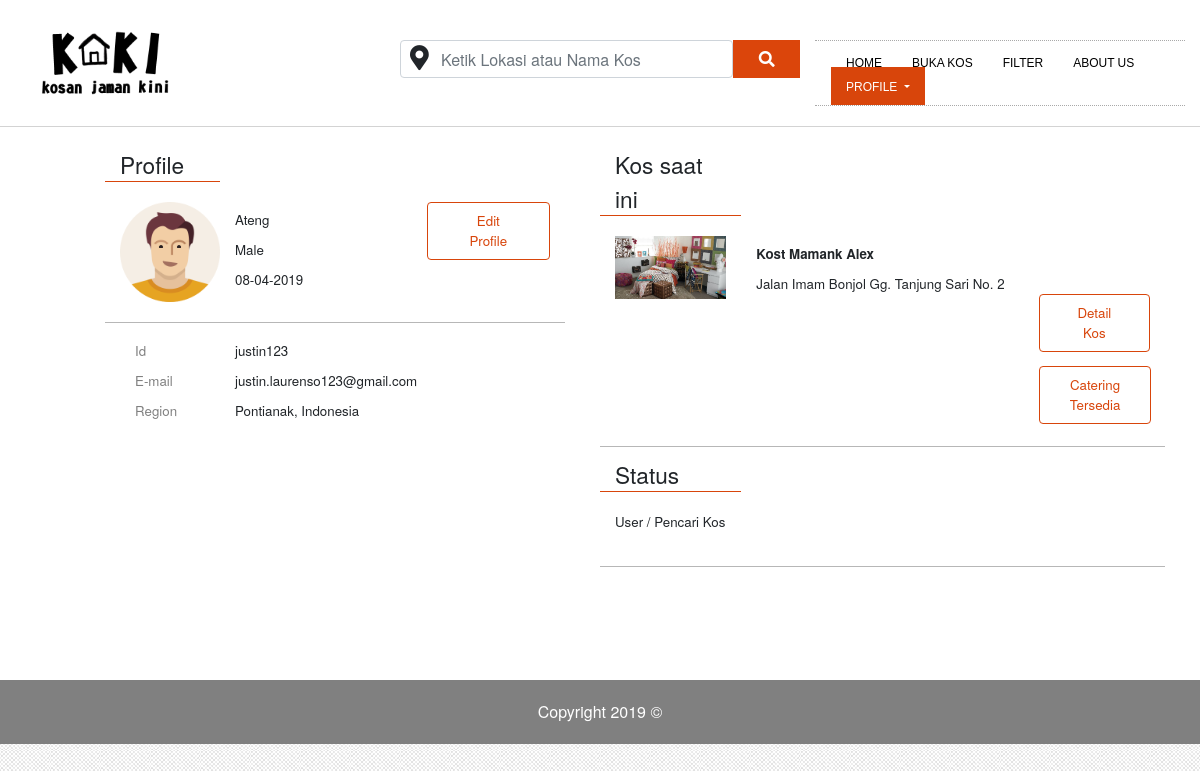
Page /view/profile.php (signed in) on the earlier database version.
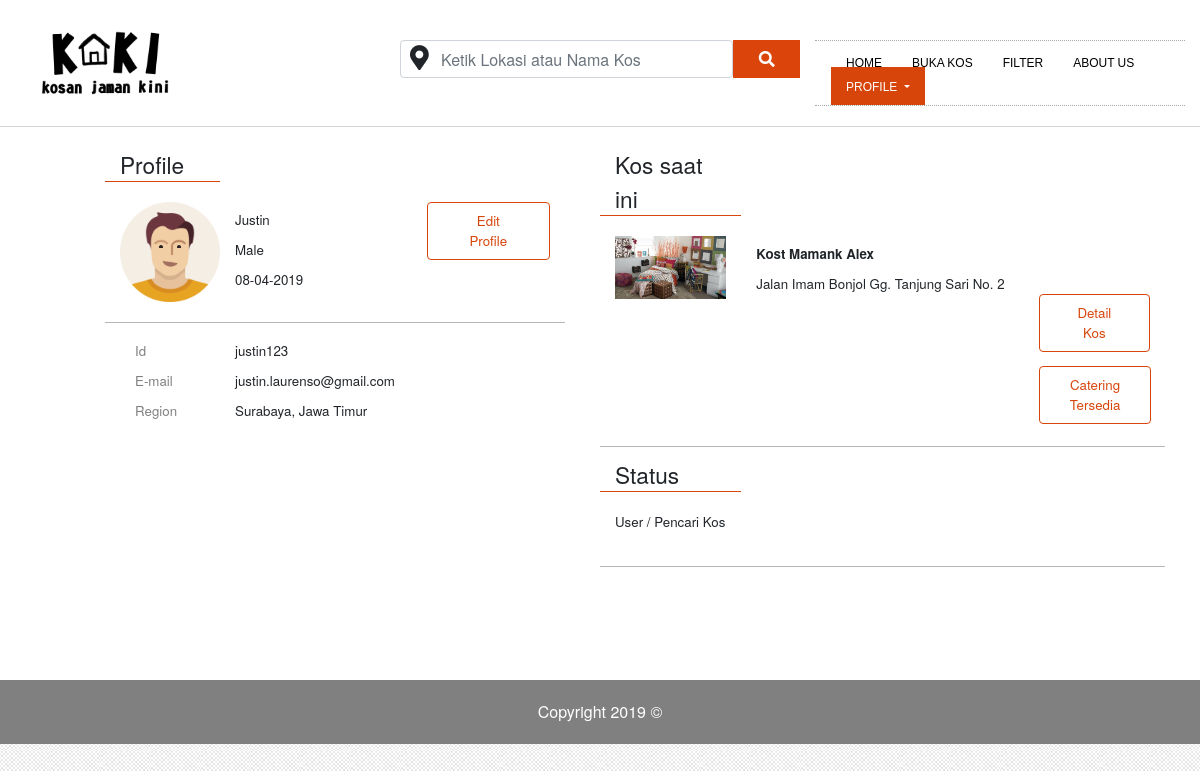
Same page on the later database version.
### tables this page shows
CREATE TABLE `tbuser` (
  `name` varchar(100) NOT NULL,
  `gender` varchar(100) NOT NULL,
  `birth` date NOT NULL,
  `username` varchar(100) NOT NULL,
  `email` varchar(100) NOT NULL,
  `region` varchar(100) NOT NULL
);

### view/profile.php (the view, shortened to what this page needs)
<?php
	include "../koneksi/koneksi.php";
 ?>
<!DOCTYPE html>
<html>
<head>
   <link rel="stylesheet" href="https://maxcdn.bootstrapcdn.com/bootstrap/4.1.3/css/bootstrap.min.css">
   <link rel="stylesheet" href="https://cdnjs.cloudflare.com/ajax/libs/font-awesome/4.7.0/css/font-awesome.min.css">
	<link rel="stylesheet" href="../assets/css/profile.css">
	<link rel="stylesheet" href="https://use.fontawesome.com/releases/v5.6.3/css/all.css">
</head>
<body>
	<header id="masthead" class="site-header">
		<div class="container-fluid">
			<div class="row">
				<div class="col-md-4 col-md-4 logo">
					<img src="../assets/img/kokilogo2.png" alt="" width="180" id="logo_img">
				</div>
				<div class="col-md-4 col-md-4">
					<div class="row row2" id="top">
					<i class="fas fa-map-marker-alt"></i>
					<input type="text" class="form-control col-md-10" placeholder="Ketik Lokasi atau Nama Kos">
					<button class="col-md-2 col-md-2 btn" style="background-color: #db450b; color: #fff;margin-top: 0px;"><i class="fas fa-search"></i></button>
			</div>
				</div>
				<div class="col-md-4 col-md-4 navigation" id="master">
						  <div class="navbar">
                        <ul class="nav">
                           <li>
                               <a href="home.php">Home </b></a>
                           </li>
                           <li>
                           	<a href="bukakos.php">Buka Kos</a>
                           </li>
                            <li>
                               <a href="filter.php">Filter</a>
                            </li>
                            <li><a href="about.php">About Us</a></li>
                            <li class="dropdown active">
                               <a class="dropdown-toggle" data-toggle="dropdown" href="blog-style1.htm">Profile <b class="caret"></b></a>
                            </li>
                        </ul>
                 </div>
				</div>
			</div>
		</div>
	</header>
	<section>
		<div class="container-fluid">
			<div class="row row1">
				<div class="col-lg-6 col-md-6 section1">
					<div class="row">
						<div class="col-lg-3 col-md-3 sectionhead">Profile</div>
						<div class="col-lg-9 col-md-9"></div>
					</div>
					<div class="row rowsub1">
						<div class="col-lg-3 col-md-3 sectionphoto"><img src="../assets/img/userphoto.png" width="100px"></div>
						<div class="col-lg-5 col-md-5">
							<div class="row sectioninfo">
								<div class="col-lg-12 col-md-12 info">
									<?php
										$user = $_SESSION['username'];
										$sql = "select * from tbuser where username='$user'";
										$query = mysqli_query($conn,$sql);
										while ($re = mysqli_fetch_array($query)) {
											$name = $re['name'];
										}
										echo $name;
									 ?>
								</div>
								<div class="col-lg-12 col-md-12 info">
									<?php
										$user = $_SESSION['username'];
										$sql = "select * from tbuser where username='$user'";
										$query = mysqli_query($conn,$sql);
										while ($re = mysqli_fetch_array($query)) {
											$gender = $re['gender'];
											$date = $re['birth'];
										if($gender == "" || $gender == null){
											echo "";
										}
										else{
											echo $gender;
										}
									 ?>
								</div>
								<div class="col-lg-12 col-md-12 info">
									<?php
										if ($date == "" || $date == null) {
											echo "";
										}
										else{
											$date = date("d-m-Y");
											echo $date;
										}
									 ?>
								</div>
							<?php } ?>
							</div>
						</div>
						<div class="col-lg-4 col-md-4"><a href="edit-profile.php"><button>Edit Profile</button></a></div>
					</div>
					<div class="row rowsub2">
					<div class="col-lg-3 col-md-3">
						<div class="col-lg-12 col-md-12 infohead">Id</div>
						<div class="col-lg-12 col-md-12 infohead">E-mail</div>
						<div class="col-lg-12 col-md-12 infohead">Region</div>
					</div>
					<div class="col-lg-9 col-md-9">
						<div class="row">
							<div class="col-lg-12 col-md-12 info">
								<?php echo $_SESSION['username']; ?>
							</div>
							<div class="col-lg-12 col-md-12 info">
								<?php
									$user = $_SESSION['username'];
									$sql = "select email,region from tbuser where username='$user'";
									$query = mysqli_query($conn,$sql);
									while ($re = mysqli_fetch_array($query)) {
										$email = $re['email'];
										$region = $re['region'];
								 ?>
								 <?php echo $email; ?>
							</div>
							<div class="col-lg-12 col-md-12 info">
								<?php
									if ($region == '' || $region == null) {
										echo "";
									}
									else{
										echo "$region";
									}
								 ?>
							</div>
							<?php } ?>
						</div>
					</div>
				</div>
				</div>
				<div class="col-lg-6 col-md-6 section2">
					<div class="row">
						<div class="col-lg-3 col-md-3 sectionhead">Kos saat ini</div>
						<div class="col-lg-9 col-md-9"></div>
					</div>
					<div class="row rowsub1">
						<div class="col-lg-3 col-md-3 sectionphoto"><img src="../assets/img/Comfy-College-Dorm-Room-Ideas-750x422.jpg" width="100%"></div>
						<div class="col-lg-9 col-md-9">
							<div class="row sectioninfo">
								<div class="col-lg-12 col-md-12 info"><b>Kost Mamank Alex</b></div>
								<div class="col-lg-8 col-md-8 info">Jalan Imam Bonjol Gg. Tanjung Sari No. 2</div>
								<div class="col-lg-4 col-md-4 info">
									<a href="review.php"><button class="butsearch">Detail Kos</button></a>
									<a href="catering.php"><button class="button_catering">Catering Tersedia</button></a>
								</div>
							</div>
						</div>
					</div>
					<div class="row">
						<div class="col-lg-3 col-md-3 sectionhead secheadsub">Status</div>
						<div class="col-lg-9 col-md-9"></div>
					</div>
					<div class="row rowsub3 ">
						<div class="col-lg-12 col-md-12 status">User / Pencari Kos</div>
					</div>
				</div>
			</div>
		</div>
	</section>
	<footer>
		<div class="container-fluid">
			<div class="row row12">
				<p class="copyright">Copyright 2019 &copy;</p>
			</div>
		</div>
	</footer>
</body>
</html>

### assets/css/profile.css (style rules this page uses)
* { margin: 0; padding: 0; box-sizing: border-box; }
body { background: #f9f9f9 url(../img/page-bg-1.jpg); font-family: "Helvetica Neue", Helvetica, Arial, sans-serif; }
header { border-bottom: 1px solid lightgrey; background-color: #fff; }
.navigation { margin-top: 40px; }
.navigation .navbar { float:right; border-bottom: 1px dotted #a9a9a9; border-top: 1px dotted #a9a9a9; }
.navbar .nav > li > a { font-family: "Oswald", sans-serif; font-weight: normal; text-shadow: none; text-transform:uppercase; font-size:12px; padding: 13px 15px 11px; }
.dropdown-toggle { color: #000; }
li a { color: #000; }
.navbar .nav > .active > a, .navbar .nav > .active > a:hover, .navbar .nav > .active > a:focus { color:#FFF; background-color:#d8450b; -webkit-box-shadow: none; -moz-box-shadow: none; box-shadow: none; }
.navbar .nav li.dropdown.open > .dropdown-toggle, .navbar .nav li.dropdown.active > .dropdown-toggle, .navbar .nav li.dropdown.open.active > .dropdown-toggle { color:#FFF; background-color:#d8450b; }
.row2 { margin-top: 40px; }
.fa-map-marker-alt { width: 40px; padding-left: 10px; padding-top: 5px; font-size: 25px; display: inline-block; z-index: 1; padding: }
.row2 input[type=text] { margin-left: -40px; padding-left: 40px; border-radi`us: 0px; }
.row2 .btn { border-radius: 0px; }
.row1 { background-color: #fff; padding-bottom: 113px; }
.rowsub1,.rowsub2,.rowsub3,.rowsub4 { padding-bottom: 10px; padding-top: 10px; border-bottom: 0.5px solid #b7b7b7; }
.rowsub2 { padding-bottom: 20px; border-bottom: none; }
.section1 { padding:20px 50px 10px 120px; }
.section2 { padding-top: 20px; padding-right: 50px; }
.sectionhead { border-bottom: 1.5px solid #d8450b; font-size:17pt; }
.sectionphoto,.sectioninfo { padding-top:10px; padding-bottom: 10px; }
.sectioninfo,.info,.infohead { font-size: 10pt; }
.infohead { color:grey; }
.info,.infohead { padding-top: 8px; padding-bottom: 2px; }
button { border-radius:4px; border : 1px solid #d8450b; background-color: #fff; font-size:10pt; padding: 8px 30px 8px 30px; color:#d8450b; margin-top: 10px; }
.butsearch { margin-top: 20px; margin-bottom: 4px; }
.secheadsub { padding-top: 10px; }
.status { font-size:10pt; padding-top: 10px; padding-bottom: 24px; }
.copyright { text-align: center; margin: auto; }
.row12 { padding: 20px 0px; width: 900px; margin: auto; }
footer { background-color: grey; color: #fff; }
.butsearch { width: 100%; }

Differences in the rows shown:
removed tbuser: name "Ateng", gender "Male", date "08-04-2019", email "justin.laurenso123@gmail.com", region "Pontianak, Indonesia"
added tbuser: name "Justin", gender "Male", date "08-04-2019", email "justin.laurenso@gmail.com", region "Surabaya, Jawa Timur"
